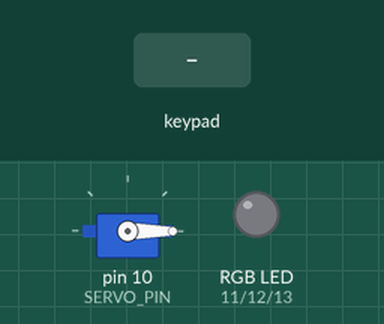
Bench run of a sketch on a simulated Arduino Uno, built with avr-gcc and run on an emulated ATmega328P. On the bench: servo, an RGB LED mixed from three pins (HIGH = lit). The test bench sets the inputs (shaded band). What the sketch prints to the serial monitor is not drawn.

Above: at 2.6 s.
2.7 s: keypad keys 1 9 9 5 pressed 0.4 s apart
At 3.9 s:
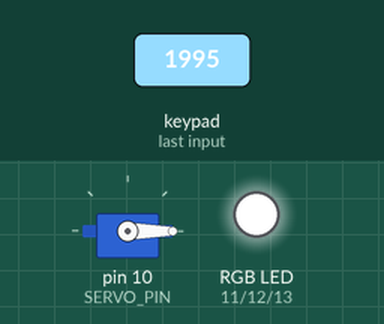
6.4 s: key '#' pressed
At 9.1 s:
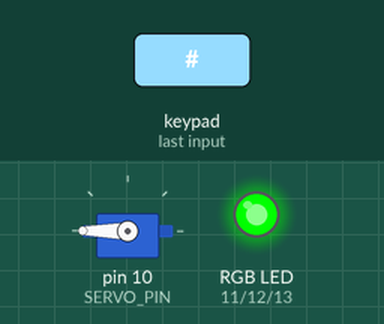
9.4 s: key '1' pressed
At 12.2 s:
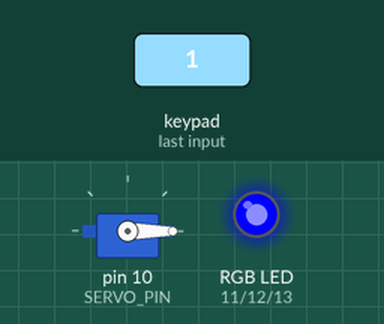
12.4 s: keypad keys 1 9 9 5 # pressed 0.4 s apart
At 16.6 s:
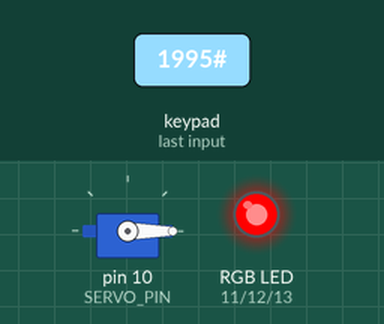
17.4 s: key '2' pressed
At 19.62 s:
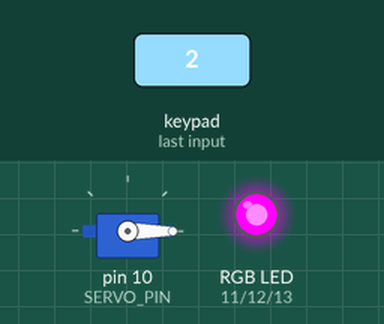
20.4 s: keypad keys 1 9 9 5 * pressed 0.4 s apart
At 21.02 s:
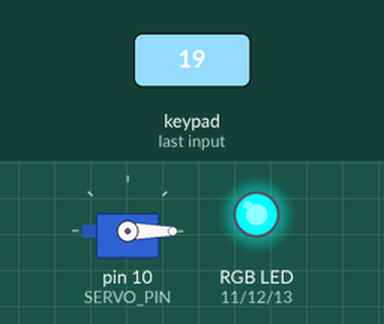
Timing chart, 0 to 24.9 s (numbered marks = the images above; inputs shaded):
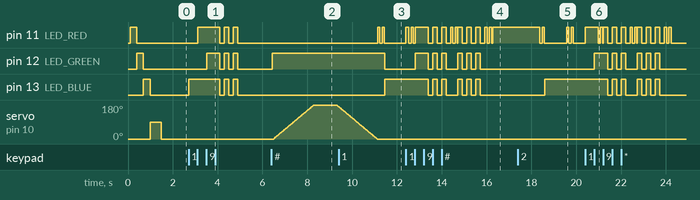

Measured:
- after the input at 2.7 s, pin 11 (LED_RED): LOW → HIGH after 0.41 s, then repeats every 0.40 s: LOW 0.20 s, HIGH 0.20 s, until it stays LOW from 4.9 s; pin 12 (LED_GREEN): LOW → HIGH after 0.81 s, then repeats every 0.40 s: LOW 0.20 s, HIGH 0.20 s, until it stays LOW from 4.9 s
- after the input at 6.4 s, pin 12 (LED_GREEN): LOW → HIGH at once; servo on pin 10 (SERVO_PIN): rises from 0° to 180° in 1.8 s, then falls to 172° in 1.1 s
- after the input at 9.4 s, pin 12 (LED_GREEN): HIGH → LOW after 2.1 s; pin 13 (LED_BLUE): LOW → HIGH after 2.1 s
- after the input at 12.4 s, pin 12 (LED_GREEN): LOW → HIGH after 0.41 s, → LOW 0.59 s later, → HIGH 0.20 s later, → LOW 0.20 s later, … (12 changes in this stretch); pin 13 (LED_BLUE): HIGH → LOW after 1.0 s, → HIGH 0.20 s later, → LOW 0.20 s later, → HIGH 0.20 s later, … (11 changes in this stretch)
- after the input at 17.4 s, pin 13 (LED_BLUE): LOW → HIGH after 1.2 s
- after the input at 20.4 s, pin 12 (LED_GREEN): LOW → HIGH after 0.40 s, → LOW 0.60 s later, → HIGH 0.20 s later, → LOW 0.20 s later, … (12 changes in this stretch); pin 13 (LED_BLUE): HIGH → LOW after 1.0 s, → HIGH 0.20 s later, → LOW 0.20 s later, → HIGH 0.20 s later, … (11 changes in this stretch)

The sketch:

arduino_keypad.ino
```cpp
/*
 * Romantik Evlilik Teklifi Arduino Kodu
 * 4x4 Membran Keypad + Servo Motor Kontrolü
 *
 * Bu kod, keypad'den girilen şifreyi kontrol eder ve
 * doğru şifre girildiğinde servo motoru döndürür.
 */

#include <Keypad.h>
#include <Servo.h>

// Keypad ayarları
const byte ROWS = 4;
const byte COLS = 4;
char hexaKeys[ROWS][COLS] = {
  {'1', '2', '3', 'A'},
  {'4', '5', '6', 'B'},
  {'7', '8', '9', 'C'},
  {'*', '0', '#', 'D'}
};

byte rowPins[ROWS] = {2, 3, 4, 5}; // Arduino pinleri
byte colPins[COLS] = {6, 7, 8, 9}; // Arduino pinleri

Keypad customKeypad = Keypad(makeKeymap(hexaKeys), rowPins, colPins, ROWS, COLS);

// Servo motor
Servo myServo;
#define SERVO_PIN 10

// LED'ler
#define LED_RED 11
#define LED_GREEN 12
#define LED_BLUE 13

// Şifre ayarları
String correctPassword = "1995"; // Doğru şifre
String enteredPassword = "";
bool isPasswordCorrect = false;

// Servo pozisyonları
#define SERVO_START 0
#define SERVO_END 180

void setup() {
  Serial.begin(9600);

  // Pin modlarını ayarla
  pinMode(LED_RED, OUTPUT);
  pinMode(LED_GREEN, OUTPUT);
  pinMode(LED_BLUE, OUTPUT);

  // Servo motor başlat
  myServo.attach(SERVO_PIN);
  myServo.write(SERVO_START);

  // LED'leri söndür
  digitalWrite(LED_RED, LOW);
  digitalWrite(LED_GREEN, LOW);
  digitalWrite(LED_BLUE, LOW);

  Serial.println("🎉 Romantik Evlilik Teklifi Arduino Hazır!");
  Serial.println("🔐 Keypad'den şifre bekleniyor...");
  Serial.println("💡 Şifre: " + correctPassword);

  // Başlangıç animasyonu
  startupAnimation();
}

void loop() {
  char customKey = customKeypad.getKey();

  if (customKey) {
    handleKeyPress(customKey);
  }

  // Romantik efektler (şifre doğruysa)
  if (isPasswordCorrect) {
    romanticEffects();
  }
}

void handleKeyPress(char key) {
  Serial.print("🔑 Basılan tuş: ");
  Serial.println(key);

  if (key == '#') {
    // Şifre girişi tamamlandı, kontrol et
    checkPassword();
  } else if (key == '*') {
    // Şifreyi temizle
    enteredPassword = "";
    Serial.println("🗑️ Şifre temizlendi");
    resetLEDs();
  } else if (key >= '0' && key <= '9') {
    // Sayı tuşu, şifreye ekle
    enteredPassword += key;
    Serial.print("📝 Girilen şifre: ");
    Serial.println(enteredPassword);

    // LED göstergesi
    showPasswordProgress();
  }
}

void checkPassword() {
  Serial.print("🔍 Şifre kontrol ediliyor: ");
  Serial.println(enteredPassword);

  if (enteredPassword == correctPassword) {
    Serial.println("🎉 Şifre doğru! Romantik mod aktif!");
    isPasswordCorrect = true;

    // Başarı LED'i
    digitalWrite(LED_GREEN, HIGH);
    digitalWrite(LED_RED, LOW);
    digitalWrite(LED_BLUE, LOW);

    // Servo motoru döndür
    activateServo();

    // Web sitesine bilgi gönder
    Serial.println("STATUS:ROMANTIK_MODE_ACTIVE");

  } else {
    Serial.println("❌ Yanlış şifre! Tekrar deneyin.");

    // Hata LED'i
    digitalWrite(LED_RED, HIGH);
    digitalWrite(LED_GREEN, LOW);
    digitalWrite(LED_BLUE, LOW);

    // 2 saniye sonra LED'i söndür
    delay(2000);
    resetLEDs();
  }

  // Şifreyi temizle
  enteredPassword = "";
}

void activateServo() {
  Serial.println("🔄 Servo motor döndürülüyor...");

  // Yumuşak dönüş
  for (int pos = SERVO_START; pos <= SERVO_END; pos += 2) {
    myServo.write(pos);
    delay(20);
  }

  delay(1000);

  // Geri dön
  for (int pos = SERVO_END; pos >= SERVO_START; pos -= 2) {
    myServo.write(pos);
    delay(20);
  }

  Serial.println("✅ Servo motor hareketi tamamlandı!");
}

void showPasswordProgress() {
  int passwordLength = enteredPassword.length();

  // Şifre uzunluğuna göre LED göster
  if (passwordLength == 1) {
    digitalWrite(LED_BLUE, HIGH);
    digitalWrite(LED_RED, LOW);
    digitalWrite(LED_GREEN, LOW);
  } else if (passwordLength == 2) {
    digitalWrite(LED_BLUE, HIGH);
    digitalWrite(LED_RED, HIGH);
    digitalWrite(LED_GREEN, LOW);
  } else if (passwordLength == 3) {
    digitalWrite(LED_BLUE, HIGH);
    digitalWrite(LED_RED, HIGH);
    digitalWrite(LED_GREEN, HIGH);
  } else if (passwordLength >= 4) {
    // Şifre çok uzun, tüm LED'leri yanıp söndür
    for (int i = 0; i < 3; i++) {
      digitalWrite(LED_BLUE, HIGH);
      digitalWrite(LED_RED, HIGH);
      digitalWrite(LED_GREEN, HIGH);
      delay(200);
      digitalWrite(LED_BLUE, LOW);
      digitalWrite(LED_RED, LOW);
      digitalWrite(LED_GREEN, LOW);
      delay(200);
    }
  }
}

void resetLEDs() {
  digitalWrite(LED_RED, LOW);
  digitalWrite(LED_GREEN, LOW);
  digitalWrite(LED_BLUE, LOW);
}

void romanticEffects() {
  // Romantik LED efektleri
  static unsigned long lastEffect = 0;
  if (millis() - lastEffect > 1000) {
    // Kalp atışı efekti
    digitalWrite(LED_RED, HIGH);
    delay(100);
    digitalWrite(LED_RED, LOW);
    delay(100);
    digitalWrite(LED_RED, HIGH);
    delay(100);
    digitalWrite(LED_RED, LOW);

    lastEffect = millis();
  }
}

void startupAnimation() {
  Serial.println("🎬 Başlangıç animasyonu çalışıyor...");

  // LED'leri sırayla yak
  digitalWrite(LED_RED, HIGH);
  delay(300);
  digitalWrite(LED_RED, LOW);

  digitalWrite(LED_GREEN, HIGH);
  delay(300);
  digitalWrite(LED_GREEN, LOW);

  digitalWrite(LED_BLUE, HIGH);
  delay(300);
  digitalWrite(LED_BLUE, LOW);

  // Servo test
  myServo.write(90);
  delay(500);
  myServo.write(0);

  Serial.println("✅ Başlangıç animasyonu tamamlandı!");
}

/*
 * Kullanım Talimatları:
 *
 * 1. 4x4 Keypad'i Arduino'ya bağlayın:
 *    - ROW1 -> Pin 2
 *    - ROW2 -> Pin 3
 *    - ROW3 -> Pin 4
 *    - ROW4 -> Pin 5
 *    - COL1 -> Pin 6
 *    - COL2 -> Pin 7
 *    - COL3 -> Pin 8
 *    - COL4 -> Pin 9
 *
 * 2. Servo motoru Pin 10'a bağlayın
 *
 * 3. RGB LED'leri Pin 11, 12, 13'e bağlayın
 *
 * 4. Şifre: 1995
 *
 * 5. # tuşu ile şifreyi onaylayın
 *    * tuşu ile şifreyi temizleyin
 *
 * 6. Doğru şifre girildiğinde servo döner!
 */
```
